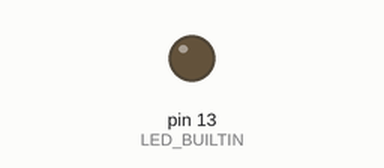
The sketch below on a simulated Arduino Uno, built with avr-gcc and run on an emulated ATmega328P. Shown: output pins drawn as LEDs (lit = HIGH).

Above: at 0.1 s.
At 6.7 s:
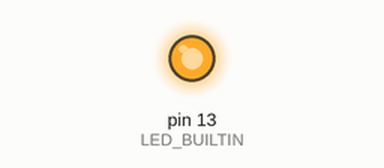
Timing chart, 0 to 7.0 s (numbered marks = the images above):
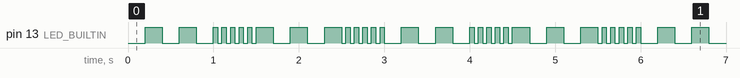

The sketch:

Ts004BlinkLedStatus.ino
```cpp
/*
  Blink met Led_status Bool variabele.
*/
#define FALSE  0
#define TRUE   1


// Declareer geheugen voor een variabele
// De bool is een echte digitale variabele en kan alleen TRUE (1) of FALSE (0) aannemen.
bool Led_Status = FALSE; // Declareer Led_Status en initialiseer die gelijk op FALSE
// Een opdracht in 'C' wordt afgesloten met een puntcomma ';'


// Reserveer geheugen voor een variabele en geef het een naam.
byte byteTeller = 0; // maak de varuiabele aan en zet de waarde op nul.
// Een byte is 8 bit lang en kan daardoor 256 waarden aannemen (2^8) van 0 tot 255.


// the setup function runs once when you press reset or power the board
void setup() {
  // initialize digital pin LED_BUILTIN as an output.
  pinMode(LED_BUILTIN, OUTPUT);
}

// the loop function runs over and over again forever
void loop()
{
  //   init                  voorwaarde               teller bewerking.
  for( byteTeller=0;         byteTeller < 15;        byteTeller = byteTeller + 1 ) // probeer byteTeller++ eens i.p.v.  byteTeller = byteTeller + 1
  {
    digitalWrite(LED_BUILTIN, Led_Status);

    //  Als de vergelijking tussen de haakjes waar is worden de opdracht daarop volgend uitgevoerd.
    if (byteTeller < 5)
      delay(200);                       // wait for a 200 msecond
    else
      delay(50);                       // wait for a 50 msecond
    Led_Status = !Led_Status;
  }
}
```

Measured:
- by itself, pin 13 (LED_BUILTIN): moves between LOW and HIGH, repeating every 3.0 s
